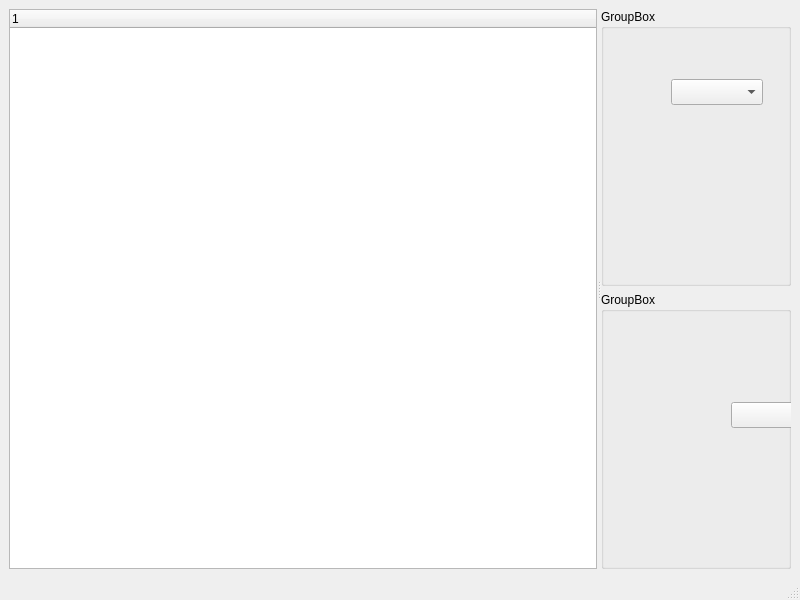
<?xml version="1.0" encoding="UTF-8"?>
<ui version="4.0">
 <class>MainWindow</class>
 <widget class="QMainWindow" name="MainWindow">
  <property name="geometry">
   <rect>
    <x>0</x>
    <y>0</y>
    <width>800</width>
    <height>600</height>
   </rect>
  </property>
  <property name="windowTitle">
   <string>MainWindow</string>
  </property>
  <widget class="QWidget" name="centralwidget">
   <layout class="QVBoxLayout" name="verticalLayout">
    <item>
     <widget class="QSplitter" name="splitter">
      <property name="orientation">
       <enum>Qt::Horizontal</enum>
      </property>
      <widget class="QTreeWidget" name="treeWidget">
       <column>
        <property name="text">
         <string notr="true">1</string>
        </property>
       </column>
      </widget>
      <widget class="QWidget" name="">
       <layout class="QVBoxLayout" name="verticalLayout_input">
        <item>
         <widget class="QGroupBox" name="groupBox">
          <property name="title">
           <string>GroupBox</string>
          </property>
          <widget class="QComboBox" name="comboBox">
           <property name="geometry">
            <rect>
             <x>70</x>
             <y>70</y>
             <width>92</width>
             <height>26</height>
            </rect>
           </property>
          </widget>
         </widget>
        </item>
        <item>
         <widget class="QGroupBox" name="groupBox_2">
          <property name="title">
           <string>GroupBox</string>
          </property>
          <widget class="QComboBox" name="comboBox_2">
           <property name="geometry">
            <rect>
             <x>130</x>
             <y>110</y>
             <width>92</width>
             <height>26</height>
            </rect>
           </property>
          </widget>
         </widget>
        </item>
       </layout>
      </widget>
     </widget>
    </item>
   </layout>
  </widget>
  <widget class="QMenuBar" name="menubar">
   <property name="geometry">
    <rect>
     <x>0</x>
     <y>0</y>
     <width>800</width>
     <height>23</height>
    </rect>
   </property>
  </widget>
  <widget class="QStatusBar" name="statusbar"/>
 </widget>
 <resources/>
 <connections/>
</ui>
